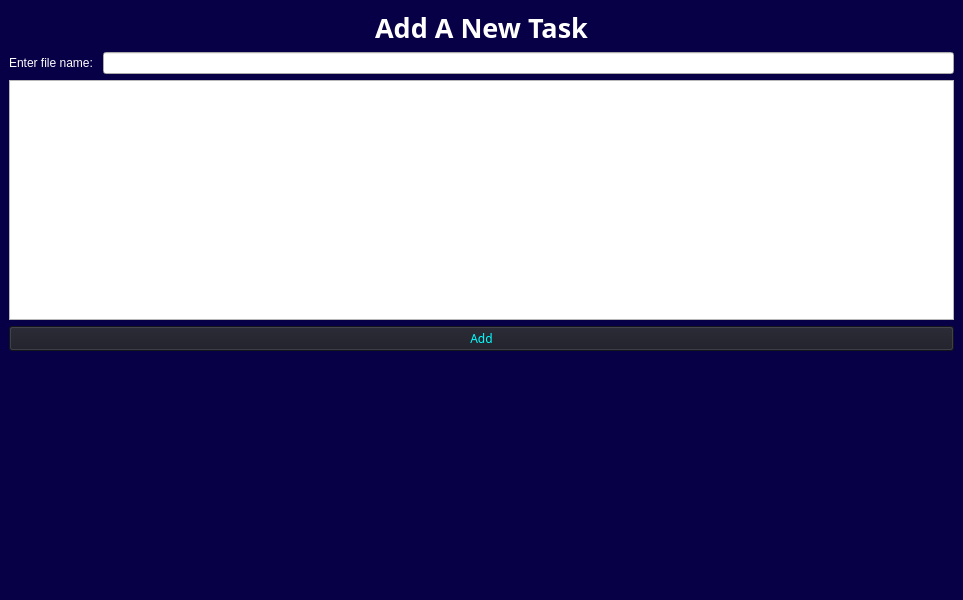
<?xml version="1.0" encoding="UTF-8"?>
<ui version="4.0">
 <class>MainWindow</class>
 <widget class="QMainWindow" name="MainWindow">
  <property name="geometry">
   <rect>
    <x>0</x>
    <y>0</y>
    <width>963</width>
    <height>600</height>
   </rect>
  </property>
  <property name="windowTitle">
   <string>MainWindow</string>
  </property>
  <property name="styleSheet">
   <string notr="true">QMainWindow {
	background-color: rgb(8, 0, 71);
	color: white
}

QLabel {
	color: white;
}

QPushButton {
	background-color: #1a1b25;
	color: cyan;
}

QPushButton:hover {
	background-color: #016064;
}</string>
  </property>
  <widget class="QWidget" name="centralwidget">
   <layout class="QVBoxLayout" name="verticalLayout">
    <item>
     <widget class="QLabel" name="label">
      <property name="font">
       <font>
        <family>Ubuntu Mono</family>
        <pointsize>20</pointsize>
        <bold>true</bold>
       </font>
      </property>
      <property name="text">
       <string>Add A New Task</string>
      </property>
      <property name="alignment">
       <set>Qt::AlignCenter</set>
      </property>
     </widget>
    </item>
    <item>
     <layout class="QHBoxLayout" name="horizontalLayout_2">
      <item>
       <widget class="QLabel" name="label_2">
        <property name="text">
         <string>Enter file name: </string>
        </property>
       </widget>
      </item>
      <item>
       <widget class="QLineEdit" name="fileName"/>
      </item>
     </layout>
    </item>
    <item>
     <widget class="QTextEdit" name="task"/>
    </item>
    <item>
     <widget class="QPushButton" name="add_btn">
      <property name="font">
       <font>
        <family>Ubuntu Mono</family>
       </font>
      </property>
      <property name="text">
       <string>Add</string>
      </property>
     </widget>
    </item>
    <item>
     <spacer name="verticalSpacer">
      <property name="orientation">
       <enum>Qt::Vertical</enum>
      </property>
      <property name="sizeHint" stdset="0">
       <size>
        <width>20</width>
        <height>240</height>
       </size>
      </property>
     </spacer>
    </item>
   </layout>
  </widget>
 </widget>
 <resources/>
 <connections/>
</ui>
